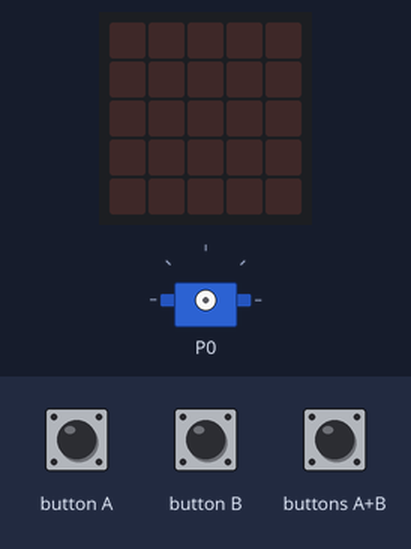
A program run on a simulated BBC micro:bit (MakeCode). On the bench: servo, the board's 5×5 LED display. The inputs (shaded band) are chosen by the test bench.

Above: at 1.2 s.
1.3 s: button A pressed for 0.15 s
At 1.8 s:
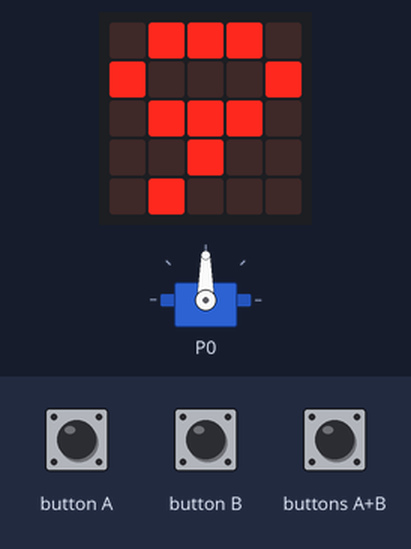
2.9 s: button B pressed for 0.15 s
At 4.2 s:
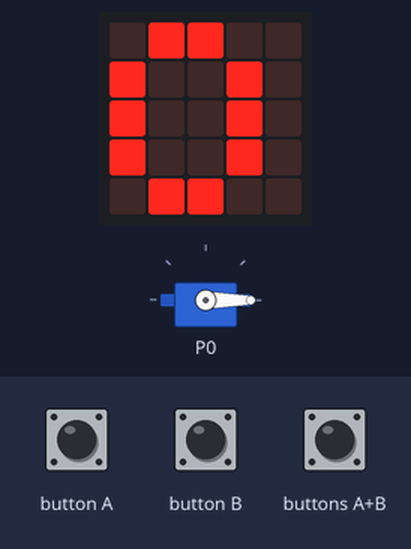
4.5 s: buttons A+B pressed for 0.15 s
At 5.5 s:
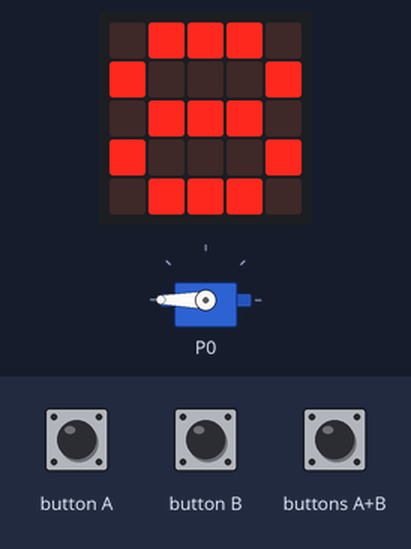
Timing chart, 0 to 7.5 s (numbered marks = the images above; inputs shaded):
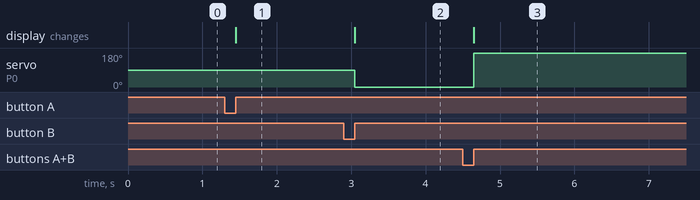

The program:

main.ts
```typescript
input.onButtonPressed(Button.A, function () {
    servos.P0.setAngle(90)
    basic.showString("9")
})
input.onButtonPressed(Button.AB, function () {
    servos.P0.setAngle(180)
    basic.showString("8")
})
input.onButtonPressed(Button.B, function () {
    servos.P0.setAngle(0)
    basic.showString("0")
})
```

test.ts
```typescript
// os teses vão aqui; isto não será compilado quando este pacote for usado como extensão.
```

Measured:
- after the input at 1.3 s, the display: changes after 0.15 s (image 1)
- after the input at 2.9 s, servo on P0: 90° → 0° after 0.15 s; the display: changes after 0.15 s (image 2)
- after the input at 4.5 s, servo on P0: 0° → 180° after 0.15 s; the display: changes after 0.15 s (image 3)
